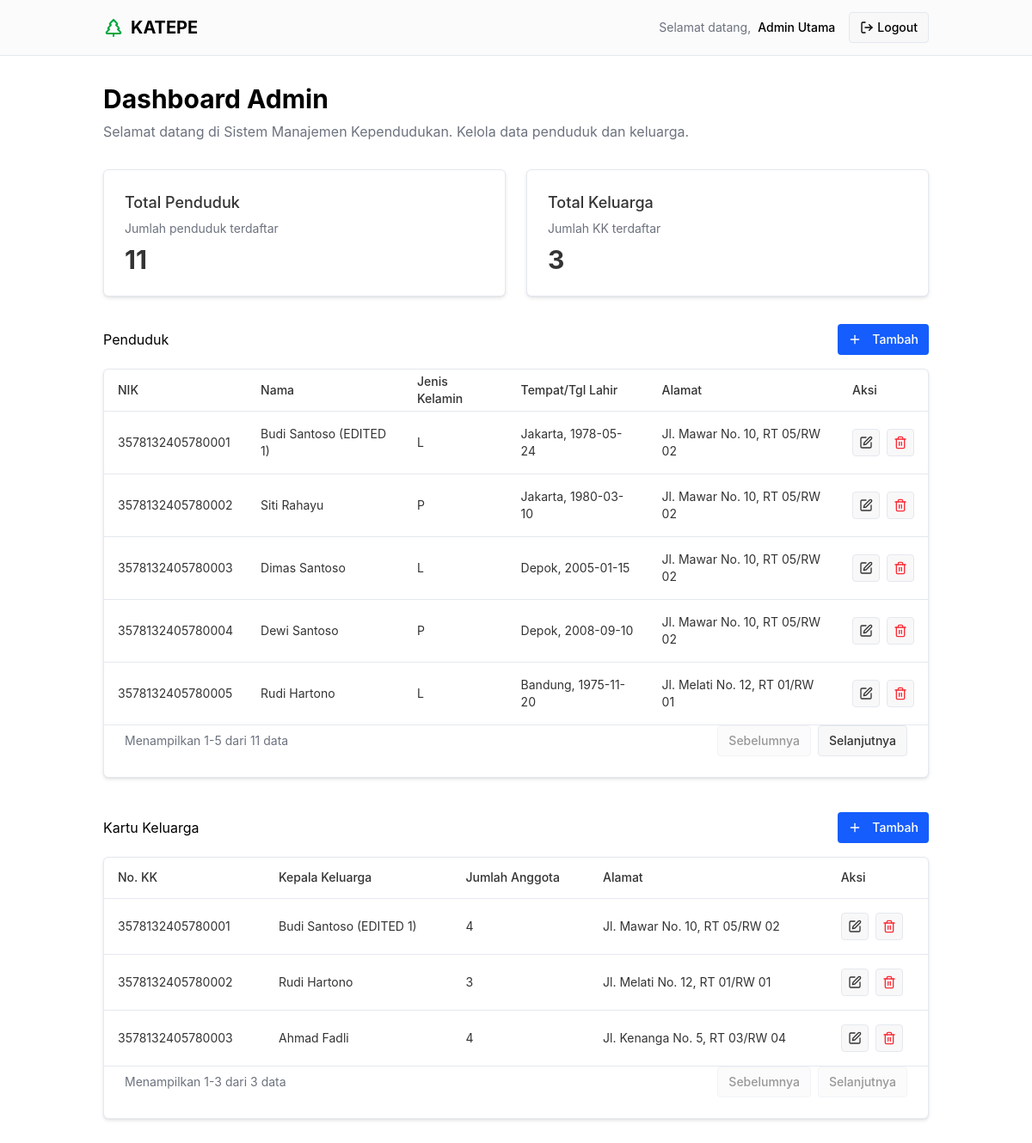
The page /petugas/dashboard.php (signed in) on the database its author committed.
### tables this page shows
CREATE TABLE `residents` (
  `id` bigint NOT NULL,
  `nik` char(16) NOT NULL,
  `password` varchar(255) DEFAULT NULL,
  `full_name` varchar(100) NOT NULL,
  `birth_date` date DEFAULT NULL,
  `birth_place` varchar(100) DEFAULT NULL,
  `family_card_id` bigint DEFAULT NULL,
  `relation` enum('Kepala Keluarga','Istri','Anak','Lainnya') NOT NULL,
  `gender` enum('L','P') NOT NULL,
  `father_id` bigint DEFAULT NULL,
  `mother_id` bigint DEFAULT NULL
);

CREATE TABLE `family_cards` (
  `id` bigint NOT NULL,
  `kk_number` char(16) NOT NULL,
  `head_id` bigint DEFAULT NULL,
  `address` text,
  `subdistrict` varchar(100) DEFAULT NULL,
  `district` varchar(100) DEFAULT NULL,
  `city` varchar(100) DEFAULT NULL,
  `province` varchar(100) DEFAULT NULL
);

### petugas/dashboard.php (the view, shortened to what the rows shown need)
<?php
include '../utils/conn.php';
$res_limit = 5;
$res_page = isset($_GET['res_page']) && is_numeric($_GET['res_page']) ? (int)$_GET['res_page'] : 1;
$res_offset = ($res_page - 1) * $res_limit;
$res_stmt = $conn->prepare("SELECT r.*, address
                            FROM residents r
                            JOIN family_cards fc ON r.family_card_id=fc.id
                            LIMIT ? OFFSET ?");
$res_stmt->bind_param("ii", $res_limit, $res_offset);
$res_stmt->execute();
$res_result = $res_stmt->get_result();
$fc_limit = 5;
$fc_page = isset($_GET['fc_page']) && is_numeric($_GET['fc_page']) ? (int)$_GET['fc_page'] : 1;
$fc_offset = ($fc_page - 1) * $fc_limit;
$fc_stmt = $conn->prepare("SELECT fc.*, r.full_name AS head_name,
    (SELECT COUNT(*) FROM residents WHERE family_card_id = fc.id) AS member_count
    FROM family_cards fc
    LEFT JOIN residents r ON fc.head_id = r.id
    LIMIT ? OFFSET ?");
$fc_stmt->bind_param("ii", $fc_limit, $fc_offset);
$fc_stmt->execute();
$fc_result = $fc_stmt->get_result();
?>
<div class="container py-8">
    <div class="mb-8">
        <h1 class="text-3xl font-bold mb-2">Dashboard Admin</h1>
    </div>
    <div class="mb-8 space-y-8">
        <div>
            <div class="flex justify-between items-center mb-4">
                <h2>Penduduk</h2>
            </div>
            <div class="mt-2 ring-offset-background focus-visible:outline-none focus-visible:ring-2 focus-visible:ring-ring focus-visible:ring-offset-2" style="animation-duration: 0s;">
                <div class="rounded-lg border bg-card text-card-foreground shadow-sm" data-v0-t="card">
                    <div class="p-0">
                        <div class="relative w-full overflow-auto">
                            <table class="w-full caption-bottom text-sm">
                                <thead class="[&amp;_tr]:border-b">
                                    <tr class="border-b transition-colors hover:bg-muted/50 data-[state=selected]:bg-muted">
                                        <th class="h-12 px-4 text-left align-middle font-medium">NIK</th>
                                        <th class="h-12 px-4 text-left align-middle font-medium">Nama</th>
                                        <th class="h-12 px-4 text-left align-middle font-medium">Jenis Kelamin</th>
                                        <th class="h-12 px-4 text-left align-middle font-medium">Tempat/Tgl Lahir</th>
                                        <th class="h-12 px-4 text-left align-middle font-medium">Alamat</th>
                                        <th class="h-12 px-4 text-left align-middle font-medium">Aksi</th>
                                    </tr>
                                </thead>
                                <tbody class="[&amp;_tr:last-child]:border-0">
                                    <?php
                                    while ($row = $res_result->fetch_assoc()) {
                                    ?>
                                        <tr class="border-b transition-colors hover:bg-muted/50 data-[state=selected]:bg-muted">
                                            <td class="p-4 align-middle"><?= $row['nik'] ?></td>
                                            <td class="p-4 align-middle"><?= $row['full_name'] ?></td>
                                            <td class="p-4 align-middle"><?= $row['gender'] ?></td>
                                            <td class="p-4 align-middle"><?= $row['birth_place'] . ", " . $row['birth_date'] ?></td>
                                            <td class="p-4 align-middle"><?= $row['address'] ?></td>
                                            <td class="p-4 align-middle">
                                                <div class="flex gap-2">
                                                    <a href="resident-form.php?id=<?= $row['id'] ?>" class="inline-flex items-center justify-center gap-2 whitespace-nowrap rounded-md text-sm font-medium ring-offset-background transition-colors focus-visible:outline-none focus-visible:ring-2 focus-visible:ring-ring focus-visible:ring-offset-2 disabled:pointer-events-none disabled:opacity-50 [&amp;_svg]:pointer-events-none [&amp;_svg]:size-4 [&amp;_svg]:shrink-0 border border-input bg-background hover:bg-accent hover:text-accent-foreground h-8 w-8">
                                                    </a>
                                                    <form method="POST" action="resident-delete.php" onsubmit="return confirm('Yakin ingin menghapus data penduduk ini?');" style="display:inline;">
                                                        <button type="submit" class="inline-flex items-center justify-center gap-2 whitespace-nowrap rounded-md text-sm font-medium ring-offset-background transition-colors focus-visible:outline-none focus-visible:ring-2 focus-visible:ring-ring focus-visible:ring-offset-2 disabled:pointer-events-none disabled:opacity-50 [&_svg]:pointer-events-none [&_svg]:size-4 [&_svg]:shrink-0 border border-input bg-background hover:bg-accent hover:text-accent-foreground h-8 w-8 text-red-500">
                                                        </button>
                                                    </form>
                                                </div>
                                            </td>
                                        </tr>
                                    <?php
                                    }
                                    ?>
                                </tbody>
                            </table>
                        </div>
                    </div>
                </div>
            </div>
        </div>
        <div class="mt-10">
            <div class="flex justify-between items-center mb-4">
                <h2>Kartu Keluarga</h2>
            </div>
            <div class="mt-2 ring-offset-background focus-visible:outline-none focus-visible:ring-2 focus-visible:ring-ring focus-visible:ring-offset-2" style="animation-duration: 0s;">
                <div class="rounded-lg border bg-card text-card-foreground shadow-sm" data-v0-t="card">
                    <div class="p-0">
                        <div class="relative w-full overflow-auto">
                            <table class="w-full caption-bottom text-sm">
                                <thead class="[&amp;_tr]:border-b">
                                    <tr class="border-b transition-colors hover:bg-muted/50 data-[state=selected]:bg-muted">
                                        <th class="h-12 px-4 text-left align-middle font-medium">No. KK</th>
                                        <th class="h-12 px-4 text-left align-middle font-medium">Kepala Keluarga</th>
                                        <th class="h-12 px-4 text-left align-middle font-medium">Jumlah Anggota</th>
                                        <th class="h-12 px-4 text-left align-middle font-medium">Alamat</th>
                                        <th class="h-12 px-4 text-left align-middle font-medium">Aksi</th>
                                    </tr>
                                </thead>
                                <tbody class="[&amp;_tr:last-child]:border-0">
                                    <?php
                                    while ($fc_row = $fc_result->fetch_assoc()) {
                                    ?>
                                        <tr class="border-b transition-colors hover:bg-muted/50 data-[state=selected]:bg-muted">
                                            <td class="p-4 align-middle"><?= htmlspecialchars($fc_row['kk_number']) ?></td>
                                            <td class="p-4 align-middle"><?= htmlspecialchars($fc_row['head_name']) ?></td>
                                            <td class="p-4 align-middle"><?= $fc_row['member_count'] ?></td>
                                            <td class="p-4 align-middle"><?= htmlspecialchars($fc_row['address']) ?></td>
                                            <td class="p-4 align-middle">
                                                <div class="flex gap-2">
                                                    <a href="fc-form.php?id=<?= $fc_row['id'] ?>" class="inline-flex items-center justify-center gap-2 whitespace-nowrap rounded-md text-sm font-medium ring-offset-background transition-colors focus-visible:outline-none focus-visible:ring-2 focus-visible:ring-ring focus-visible:ring-offset-2 disabled:pointer-events-none disabled:opacity-50 [&_svg]:pointer-events-none [&_svg]:size-4 [&_svg]:shrink-0 border border-input bg-background hover:bg-accent hover:text-accent-foreground h-8 w-8">
                                                    </a>
                                                    <form method="POST" action="fc-delete.php" onsubmit="return confirm('Yakin ingin menghapus data KK ini?');" style="display:inline;">
                                                        <button type="submit" class="inline-flex items-center justify-center gap-2 whitespace-nowrap rounded-md text-sm font-medium ring-offset-background transition-colors focus-visible:outline-none focus-visible:ring-2 focus-visible:ring-ring focus-visible:ring-offset-2 disabled:pointer-events-none disabled:opacity-50 [&_svg]:pointer-events-none [&_svg]:size-4 [&_svg]:shrink-0 border border-input bg-background hover:bg-accent hover:text-accent-foreground h-8 w-8 text-red-500">
                                                        </button>
                                                    </form>
                                                </div>
                                            </td>
                                        </tr>
                                    <?php } ?>
                                </tbody>
                            </table>
                        </div>
                    </div>
                </div>
            </div>
        </div>
    </div>
</div>

### rows shown on the page
residents: nik "3578132405780001", full_name "Budi Santoso (EDITED 1)", gender "L", birth_place "Jakarta", birth_date "1978-05-24", family_card.address "Jl. Mawar No. 10, RT 05/RW 02"
residents: nik "3578132405780002", full_name "Siti Rahayu", gender "P", birth_place "Jakarta", birth_date "1980-03-10", family_card.address "Jl. Mawar No. 10, RT 05/RW 02"
residents: nik "3578132405780003", full_name "Dimas Santoso", gender "L", birth_place "Depok", birth_date "2005-01-15", family_card.address "Jl. Mawar No. 10, RT 05/RW 02"
residents: nik "3578132405780004", full_name "Dewi Santoso", gender "P", birth_place "Depok", birth_date "2008-09-10", family_card.address "Jl. Mawar No. 10, RT 05/RW 02"
residents: nik "3578132405780005", full_name "Rudi Hartono", gender "L", birth_place "Bandung", birth_date "1975-11-20", family_card.address "Jl. Melati No. 12, RT 01/RW 01"
family_cards: kk_number "3578132405780001", head.full_name "Budi Santoso (EDITED 1)", member_count "4", address "Jl. Mawar No. 10, RT 05/RW 02"
family_cards: kk_number "3578132405780002", head.full_name "Rudi Hartono", member_count "3", address "Jl. Melati No. 12, RT 01/RW 01"
family_cards: kk_number "3578132405780003", head.full_name "Ahmad Fadli", member_count "4", address "Jl. Kenanga No. 5, RT 03/RW 04"

### other values the page prints
$_SESSION['nama'] "Admin Utama"
$res_total_records "11"
$fc_total_records "3"
$start "1"
$end "5"
$end "3"
